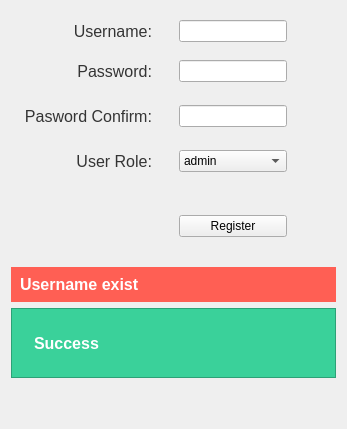
             <widget class="QWidget" name="user_register_tab">
              <attribute name="title">
               <string>register user</string>
              </attribute>
              <layout class="QVBoxLayout" name="verticalLayout_10">
               <item>
                <widget class="QFrame" name="gridFrame_2">
                 <property name="styleSheet">
                  <string notr="true">QLabel{
	font-size: 16px;
	color: rgb(52, 52, 52);
	padding-right: 20px;
	
}


QLineEdit
{
	max-width: 300px;

}</string>
                 </property>
                 <layout class="QGridLayout" name="gridLayout_5">
                  <property name="spacing">
                   <number>3</number>
                  </property>
                  <item row="6" column="1">
                   <widget class="QComboBox" name="userpage_user_role_combobox">
                    <item>
                     <property name="text">
                      <string>admin</string>
                     </property>
                    </item>
                   </widget>
                  </item>
                  <item row="5" column="0">
                   <spacer name="verticalSpacer_14">
                    <property name="orientation">
                     <enum>Qt::Vertical</enum>
                    </property>
                    <property name="sizeType">
                     <enum>QSizePolicy::Maximum</enum>
                    </property>
                    <property name="sizeHint" stdset="0">
                     <size>
                      <width>20</width>
                      <height>20</height>
                     </size>
                    </property>
                   </spacer>
                  </item>
                  <item row="2" column="1">
                   <widget class="QLineEdit" name="userpage_password_inpt"/>
                  </item>
                  <item row="0" column="1">
                   <widget class="QLineEdit" name="userpage_username_inpt"/>
                  </item>
                  <item row="6" column="0">
                   <widget class="QLabel" name="label_19">
                    <property name="text">
                     <string>User Role:</string>
                    </property>
                    <property name="alignment">
                     <set>Qt::AlignRight|Qt::AlignTrailing|Qt::AlignVCenter</set>
                    </property>
                   </widget>
                  </item>
                  <item row="0" column="0">
                   <widget class="QLabel" name="label_16">
                    <property name="text">
                     <string>Username:</string>
                    </property>
                    <property name="alignment">
                     <set>Qt::AlignRight|Qt::AlignTrailing|Qt::AlignVCenter</set>
                    </property>
                   </widget>
                  </item>
                  <item row="4" column="1">
                   <widget class="QLineEdit" name="userpage_confirm_password_inpt">
                    <property name="styleSheet">
                     <string notr="true"/>
                    </property>
                   </widget>
                  </item>
                  <item row="2" column="0">
                   <widget class="QLabel" name="label_17">
                    <property name="text">
                     <string>Password:</string>
                    </property>
                    <property name="alignment">
                     <set>Qt::AlignRight|Qt::AlignTrailing|Qt::AlignVCenter</set>
                    </property>
                   </widget>
                  </item>
                  <item row="0" column="2">
                   <spacer name="horizontalSpacer_7">
                    <property name="orientation">
                     <enum>Qt::Horizontal</enum>
                    </property>
                    <property name="sizeHint" stdset="0">
                     <size>
                      <width>40</width>
                      <height>20</height>
                     </size>
                    </property>
                   </spacer>
                  </item>
                  <item row="3" column="0">
                   <spacer name="verticalSpacer_13">
                    <property name="orientation">
                     <enum>Qt::Vertical</enum>
                    </property>
                    <property name="sizeType">
                     <enum>QSizePolicy::Maximum</enum>
                    </property>
                    <property name="sizeHint" stdset="0">
                     <size>
                      <width>20</width>
                      <height>20</height>
                     </size>
                    </property>
                   </spacer>
                  </item>
                  <item row="4" column="0">
                   <widget class="QLabel" name="label_18">
                    <property name="text">
                     <string>Pasword Confirm:</string>
                    </property>
                    <property name="alignment">
                     <set>Qt::AlignRight|Qt::AlignTrailing|Qt::AlignVCenter</set>
                    </property>
                   </widget>
                  </item>
                  <item row="7" column="0">
                   <spacer name="verticalSpacer_15">
                    <property name="orientation">
                     <enum>Qt::Vertical</enum>
                    </property>
                    <property name="sizeType">
                     <enum>QSizePolicy::Maximum</enum>
                    </property>
                    <property name="sizeHint" stdset="0">
                     <size>
                      <width>20</width>
                      <height>40</height>
                     </size>
                    </property>
                   </spacer>
                  </item>
                  <item row="1" column="0">
                   <spacer name="verticalSpacer_12">
                    <property name="orientation">
                     <enum>Qt::Vertical</enum>
                    </property>
                    <property name="sizeType">
                     <enum>QSizePolicy::Maximum</enum>
                    </property>
                    <property name="sizeHint" stdset="0">
                     <size>
                      <width>20</width>
                      <height>15</height>
                     </size>
                    </property>
                   </spacer>
                  </item>
                  <item row="8" column="1">
                   <widget class="QPushButton" name="userspage_add_user_btn">
                    <property name="styleSheet">
                     <string notr="true">max-width: 120px;</string>
                    </property>
                    <property name="text">
                     <string>Register</string>
                    </property>
                    <property name="icon">
                     <iconset>
                      <normaloff>:/assets/Assets/icons/icons8-plus-white-50.png</normaloff>:/assets/Assets/icons/icons8-plus-white-50.png</iconset>
                    </property>
                   </widget>
                  </item>
                 </layout>
                </widget>
               </item>
               <item>
                <spacer name="verticalSpacer_20">
                 <property name="orientation">
                  <enum>Qt::Vertical</enum>
                 </property>
                 <property name="sizeType">
                  <enum>QSizePolicy::Maximum</enum>
                 </property>
                 <property name="sizeHint" stdset="0">
                  <size>
                   <width>20</width>
                   <height>15</height>
                  </size>
                 </property>
                </spacer>
               </item>
               <item>
                <widget class="QLabel" name="userspage_register_error_lbl">
                 <property name="minimumSize">
                  <size>
                   <width>310</width>
                   <height>35</height>
                  </size>
                 </property>
                 <property name="styleSheet">
                  <string notr="true">font-size: 16px;
font-weight: bold;
color: #ffffff;
background-color: rgb(255, 95, 84);
padding:5px;

min-width: 300px;
max-width: 16777px;
</string>
                 </property>
                 <property name="text">
                  <string>Username exist</string>
                 </property>
                </widget>
               </item>
               <item>
                <widget class="QFrame" name="userspage_register_success_frame">
                 <property name="styleSheet">
                  <string notr="true">QFrame{
background-color: rgb(58, 209, 154);
}</string>
                 </property>
                 <property name="frameShape">
                  <enum>QFrame::StyledPanel</enum>
                 </property>
                 <property name="frameShadow">
                  <enum>QFrame::Raised</enum>
                 </property>
                 <layout class="QHBoxLayout" name="horizontalLayout_39">
                  <item>
                   <widget class="QLabel" name="label_88">
                    <property name="maximumSize">
                     <size>
                      <width>50</width>
                      <height>50</height>
                     </size>
                    </property>
                    <property name="text">
                     <string/>
                    </property>
                    <property name="pixmap">
                     <pixmap resource="Assets/Assets.qrc">:/assets/icons/icons8-check-150.png</pixmap>
                    </property>
                    <property name="scaledContents">
                     <bool>true</bool>
                    </property>
                   </widget>
                  </item>
                  <item>
                   <widget class="QLabel" name="userspage_register_success_lbl">
                    <property name="minimumSize">
                     <size>
                      <width>0</width>
                      <height>50</height>
                     </size>
                    </property>
                    <property name="styleSheet">
                     <string notr="true">font-size: 16px;
font-weight: bold;
color: #ffffff;

</string>
                    </property>
                    <property name="text">
                     <string>Success</string>
                    </property>
                    <property name="scaledContents">
                     <bool>false</bool>
                    </property>
                   </widget>
                  </item>
                  <item>
                   <spacer name="horizontalSpacer_70">
                    <property name="orientation">
                     <enum>Qt::Horizontal</enum>
                    </property>
                    <property name="sizeHint" stdset="0">
                     <size>
                      <width>40</width>
                      <height>20</height>
                     </size>
                    </property>
                   </spacer>
                  </item>
                 </layout>
                </widget>
               </item>
               <item>
                <spacer name="verticalSpacer_11">
                 <property name="orientation">
                  <enum>Qt::Vertical</enum>
                 </property>
                 <property name="sizeHint" stdset="0">
                  <size>
                   <width>20</width>
                   <height>40</height>
                  </size>
                 </property>
                </spacer>
               </item>
              </layout>
             </widget>
